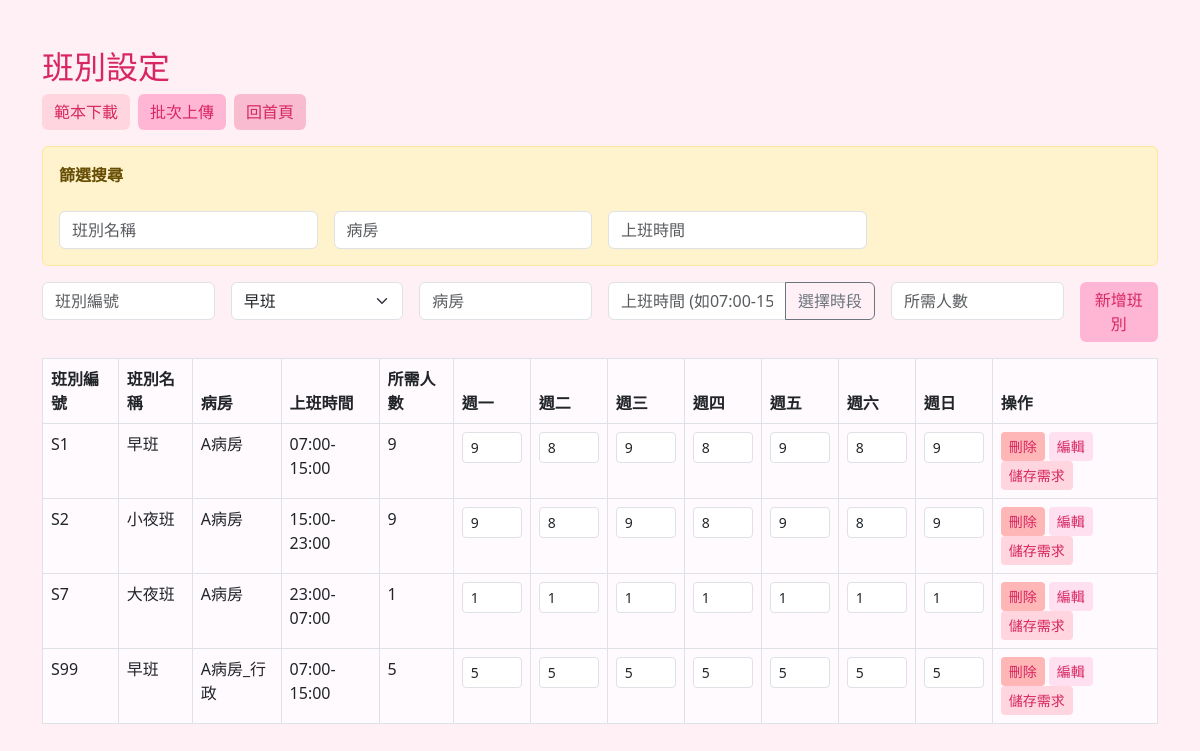
Page /shift (signed in) on the committed database.
### tables this page shows
CREATE TABLE shift (shift_id TEXT PRIMARY KEY, name TEXT, time TEXT, required_count INTEGER, ward TEXT);

### app.py (the view)
@app.route('/shift')
@login_required
def shift():
    conn = get_db_connection()
    shift_list = conn.execute('SELECT * FROM shift').fetchall()
    for shift in shift_list:
        daily_reqs = conn.execute('SELECT day_of_week, required_count FROM shift_daily_requirements WHERE shift_id = ? ORDER BY day_of_week',
                                 (shift['shift_id'],)).fetchall()
        shift_dict = dict(shift)
        for day in range(1, 8):
            shift_dict[f'day_{day}_count'] = shift['required_count']  # 預設值
        for req in daily_reqs:
            day_num = req['day_of_week']
            shift_dict[f'day_{day_num}_count'] = req['required_count']
        shift_dict['monday_count'] = shift_dict.get('day_1_count', shift['required_count'])
        shift_dict['tuesday_count'] = shift_dict.get('day_2_count', shift['required_count'])
        shift_dict['wednesday_count'] = shift_dict.get('day_3_count', shift['required_count'])
        shift_dict['thursday_count'] = shift_dict.get('day_4_count', shift['required_count'])
        shift_dict['friday_count'] = shift_dict.get('day_5_count', shift['required_count'])
        shift_dict['saturday_count'] = shift_dict.get('day_6_count', shift['required_count'])
        shift_dict['sunday_count'] = shift_dict.get('day_7_count', shift['required_count'])
        shift_list = [shift_dict if s['shift_id'] == shift['shift_id'] else s for s in shift_list]
    conn.close()
    return render_template('shift.html', shift_list=shift_list)

### app.py (called while the page is built)
def get_db_connection():
    conn = sqlite3.connect(os.path.join('data', 'staff.db'))
    conn.row_factory = sqlite3.Row
    return conn

def login_required(f):
    @wraps(f)
    def decorated_function(*args, **kwargs):
        if 'user_id' not in session:
            return redirect(url_for('login'))
        return f(*args, **kwargs)
    return decorated_function

### templates/shift.html (shortened to what this page needs)
<!DOCTYPE html>
<html lang="zh-Hant">
<head>
    <link rel="stylesheet" href="https://cdn.jsdelivr.net/npm/bootstrap@5.3.0/dist/css/bootstrap.min.css">
</head>
<body>
<div class="container mt-5">
    <h2>班別設定</h2>
    <div class="mb-3 d-flex gap-2">
        <a href="/download_shift_template" class="btn btn-success">範本下載</a>
        <form id="uploadForm" method="post" action="/upload_shift" enctype="multipart/form-data">
            <button type="button" class="btn btn-primary" id="uploadBtn">批次上傳</button>
        </form>
        <a href="/" class="btn btn-secondary">回首頁</a>
    </div>
    <div class="alert alert-warning mb-3">
        <b>篩選搜尋</b>
        <form class="row g-3 mt-2" id="shiftFilterForm" oninput="filterShifts()">
            <div class="col-md-3">
                <input type="text" class="form-control" id="filterName" placeholder="班別名稱">
            </div>
            <div class="col-md-3">
                <input type="text" class="form-control" id="filterWard" placeholder="病房">
            </div>
            <div class="col-md-3">
                <input type="text" class="form-control" id="filterTime" placeholder="上班時間">
            </div>
        </form>
    </div>
    <form class="row g-3" method="post" action="/add_shift" id="shiftForm">
        <div class="col-md-2">
            <input type="text" class="form-control" name="shift_id" placeholder="班別編號" required>
        </div>
        <div class="col-md-2">
            <select class="form-select" name="name" required>
                <option value="早班">早班</option>
            </select>
        </div>
        <div class="col-md-2">
            <input type="text" class="form-control" name="ward" placeholder="病房" required>
        </div>
        <div class="col-md-3">
            <div class="input-group">
                <input type="text" class="form-control" name="time" id="timeInput" placeholder="上班時間 (如07:00-15:00)" readonly required>
                <button type="button" class="btn btn-outline-secondary" data-bs-toggle="modal" data-bs-target="#timeModal">選擇時段</button>
            </div>
        </div>
        <div class="col-md-2">
            <input type="number" class="form-control" name="required_count" placeholder="所需人數" min="1" required>
        </div>
        <div class="col-md-1">
            <button type="submit" class="btn btn-primary">新增班別</button>
        </div>
    </form>
    <table class="table table-bordered mt-3" id="shiftTable">
        <thead>
            <tr>
                <th>班別編號</th>
                <th>班別名稱</th>
                <th>病房</th>
                <th>上班時間</th>
                <th>所需人數</th>
                <th>週一</th>
                <th>週二</th>
                <th>週三</th>
                <th>週四</th>
                <th>週五</th>
                <th>週六</th>
                <th>週日</th>
                <th>操作</th>
            </tr>
        </thead>
        <tbody>
        {% for shift in shift_list %}
            <tr>
                <td>{{ shift.shift_id }}</td>
                <td>{{ shift.name }}</td>
                <td>{{ shift.ward }}</td>
                <td>{{ shift.time }}</td>
                <td>{{ shift.required_count }}</td>
                <td>
                    <input type="number" class="form-control form-control-sm daily-requirement"
                           data-shift-id="{{ shift.shift_id }}" data-day="1"
                           value="{{ shift.monday_count or shift.required_count }}" min="0" style="width: 60px;">
                </td>
                <td>
                    <input type="number" class="form-control form-control-sm daily-requirement"
                           data-shift-id="{{ shift.shift_id }}" data-day="2"
                           value="{{ shift.tuesday_count or shift.required_count }}" min="0" style="width: 60px;">
                </td>
                <td>
                    <input type="number" class="form-control form-control-sm daily-requirement"
                           data-shift-id="{{ shift.shift_id }}" data-day="3"
                           value="{{ shift.wednesday_count or shift.required_count }}" min="0" style="width: 60px;">
                </td>
                <td>
                    <input type="number" class="form-control form-control-sm daily-requirement"
                           data-shift-id="{{ shift.shift_id }}" data-day="4"
                           value="{{ shift.thursday_count or shift.required_count }}" min="0" style="width: 60px;">
                </td>
                <td>
                    <input type="number" class="form-control form-control-sm daily-requirement"
                           data-shift-id="{{ shift.shift_id }}" data-day="5"
                           value="{{ shift.friday_count or shift.required_count }}" min="0" style="width: 60px;">
                </td>
                <td>
                    <input type="number" class="form-control form-control-sm daily-requirement"
                           data-shift-id="{{ shift.shift_id }}" data-day="6"
                           value="{{ shift.saturday_count or shift.required_count }}" min="0" style="width: 60px;">
                </td>
                <td>
                    <input type="number" class="form-control form-control-sm daily-requirement"
                           data-shift-id="{{ shift.shift_id }}" data-day="7"
                           value="{{ shift.sunday_count or shift.required_count }}" min="0" style="width: 60px;">
                </td>
                <td>
                    <form method="post" action="/delete_shift" style="display:inline;">
                        <button type="submit" class="btn btn-danger btn-sm" onclick="return confirm('確定要刪除嗎？');">刪除</button>
                    </form>
                    <button class="btn btn-warning btn-sm" data-bs-toggle="modal" data-bs-target="#editModal{{ shift.shift_id }}">編輯</button>
                    <button class="btn btn-info btn-sm" onclick="saveDailyRequirements('{{ shift.shift_id }}')">儲存需求</button>
                </td>
            </tr>
        {% endfor %}
        </tbody>
    </table>
</div>
</body>
</html>

### templates/shift.html (style rules this page uses)
body { background: #fff0f6; }
h2 { color: #d72660; }
.btn-primary, .btn-success, .btn-warning, .btn-danger, .btn-info, .btn-secondary { border: none; }
.btn-primary { background: #ffb6d5; color: #d72660; }
.btn-success { background: #ffd6e0; color: #d72660; }
.btn-warning { background: #ffe0f0; color: #d72660; }
.btn-danger { background: #ffb6b6; color: #d72660; }
.btn-info { background: #ffd6e0; color: #d72660; }
.btn-secondary { background: #f8bbd0; color: #d72660; }
.table-bordered th, .table-bordered td { background: #fffafd; }

### rows in the picture
shift: shift_id "S1", name "早班", ward "A病房", time "07:00-15:00", required_count "9", monday_count "9", tuesday_count "8", wednesday_count "9", thursday_count "8", friday_count "9", saturday_count "8"
shift: shift_id "S2", name "小夜班", ward "A病房", time "15:00-23:00", required_count "9", monday_count "9", tuesday_count "8", wednesday_count "9", thursday_count "8", friday_count "9", saturday_count "8"
shift: shift_id "S7", name "大夜班", ward "A病房", time "23:00-07:00", required_count "1", monday_count "1", tuesday_count "1", wednesday_count "1", thursday_count "1", friday_count "1", saturday_count "1", sunday_count "1"
shift: shift_id "S99", name "早班", ward "A病房_行政", time "07:00-15:00", required_count "5", monday_count "5", tuesday_count "5", wednesday_count "5", thursday_count "5", friday_count "5", saturday_count "5"
